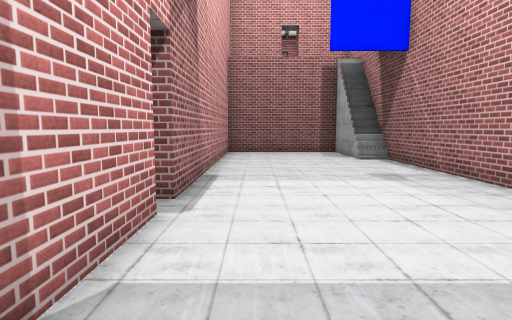
View 1 (above)

16 first-person views from a walk through a Unity game level. The camera is 1.3 m above the floor, tilts 6° down and sees 80° across. The floor is counted in squares, 1 m on a side. Each view is taken from the middle of a square. On the plan, view 1 faces up. The plan holds only what a view shows up to about 14 squares ahead; the rest is blank. The place goes on beyond the plan. The player is left out. Door leaves are left out, so doorways stand open. Some surface patterns are stand-ins.

View 2
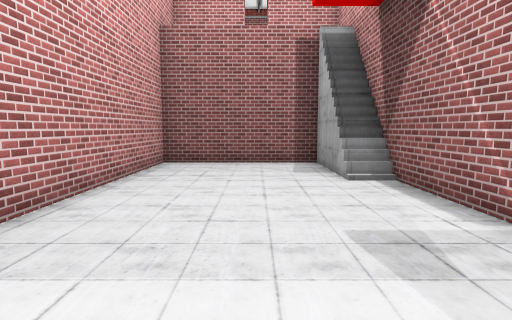

View 3
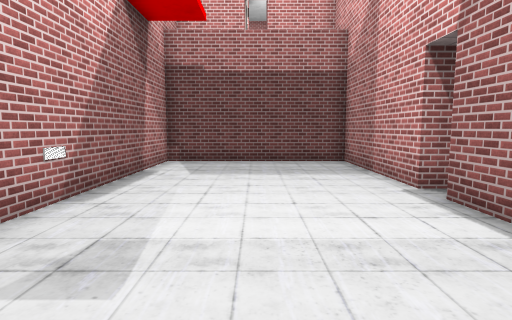

View 4
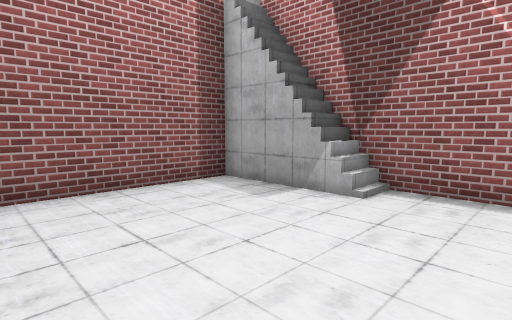

View 5
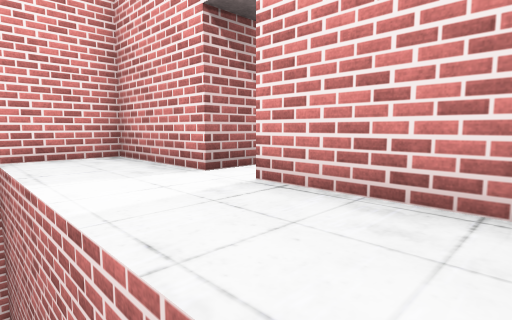

View 6
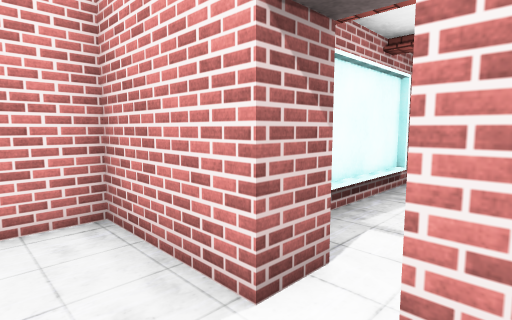

View 7
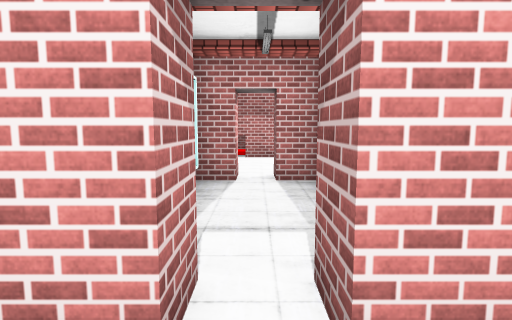

View 8
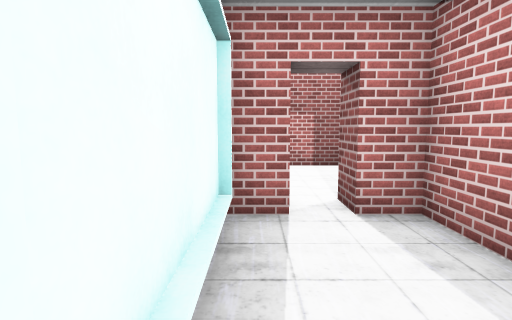

View 9
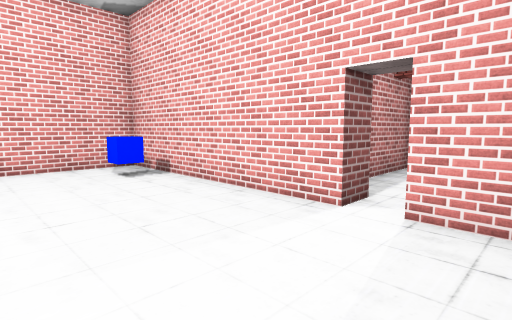

View 10
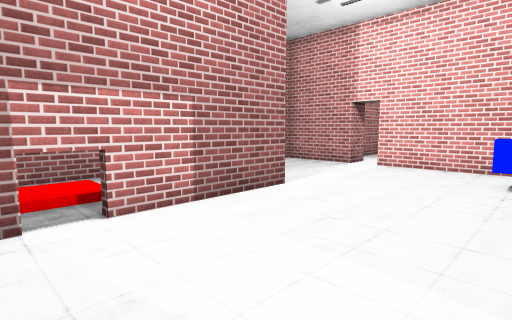

View 11
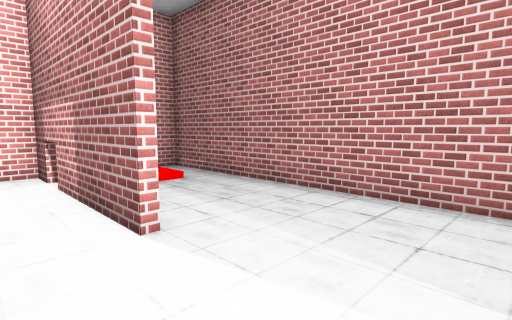

View 12
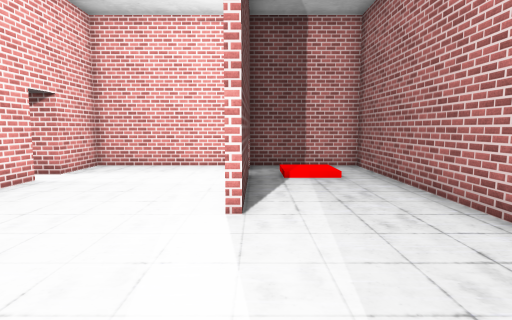

View 13
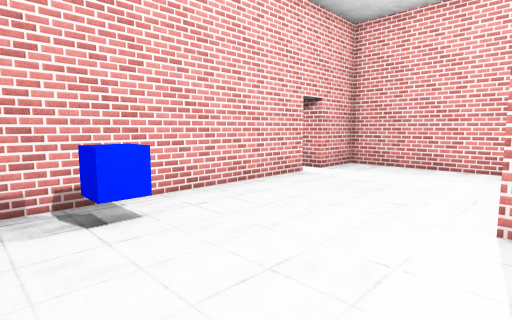

View 14
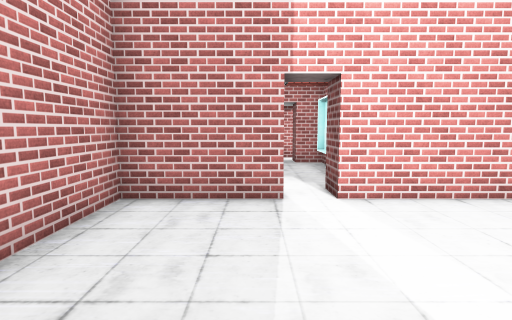

View 15
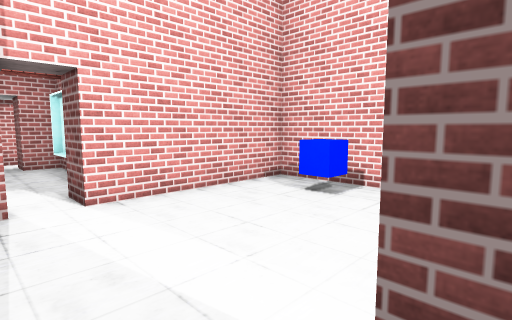

View 16
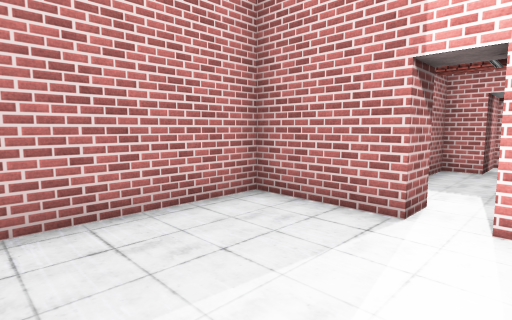

### Floor plan
Key: @ floor where view 1 was taken; # wall or solid block; . main floor; : floor 0.25 m higher than the main floor; - floor 5 m lower than the main floor; / step, stairs or slope; D open door; C blue cube; O other object.
Columns run from 2 left of view 1 to 19 right of it. Each row starts with its distance up from view 1.
 35  #############
 34  #...........#
 33  #  /........#   ###
 32  #.:/........#.....###
 31  #######.....D.......#
 30  #...........#. OO.# #
 29  #...........#    ##
 28  #...........#
 27  #........CC.#
 26  #...........#
 25  ###D#########
 24   #...#
 23   #...#
 22   #...#
 21   #...#
 20   #...#
 19 ####D####
 18 #.......#
 17 #.......#
 16 #------/#
 15 #------/#
 14 #------/#
 13 #------/#
 12 #-------#
 11 #-------#
 10 #-------#
  9 #-------#
  8 #-------#
  7 #-------#
  6 #-------#
  5 --------#
  4 #-------#
  3 #-------#
  2 #-------#
  1 #-------#
  0 #-@-----#
 -1 #########

Where each view was taken, in squares from view 1:
view 1: 0 up, 0 right, facing up
view 2: 5 up, 2 right, facing up
view 3: 11 up, 2 right, facing down
view 4: 10 up, 1 left, facing up-right
view 5: 16 up, 5 right, facing up-left
view 6: 17 up, 3 right, facing up-left
view 7: 17 up, 2 right, facing up
view 8: 20 up, 1 right, facing up
view 9: 30 up, 0 right, facing down-right
view 10: 26 up, 0 right, facing up-right
view 11: 29 up, 9 right, facing up-left
view 12: 31 up, 10 right, facing left
view 13: 31 up, 10 right, facing down-left
view 14: 32 up, 5 right, facing right
view 15: 32 up, 5 right, facing down-right
view 16: 30 up, 6 right, facing up-right
